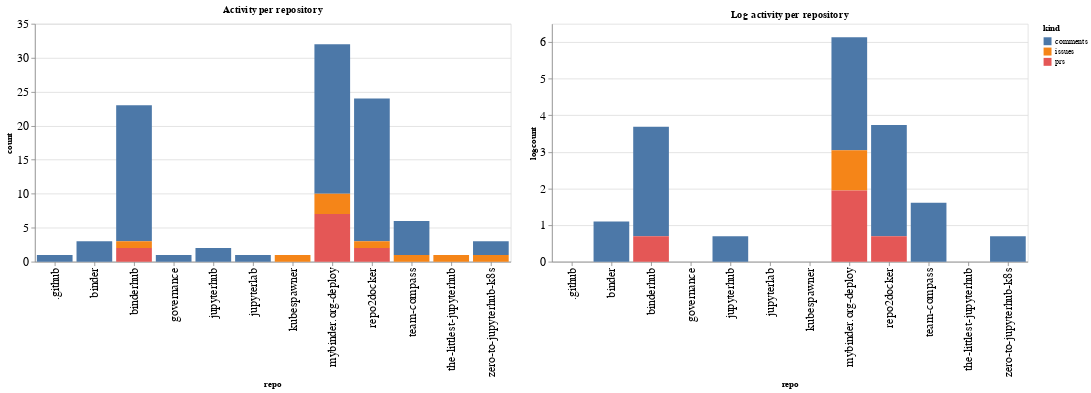

Notebook cell for this chart:
### Code cell
ch1 = alt.Chart(repo_summaries, width=600, title="Activity per repository").mark_bar().encode(
    x='repo',
    y='count',
    color='kind',
    tooltip="kind"
)

ch2 = alt.Chart(repo_summaries, width=600, title="Log activity per repository").mark_bar().encode(
    x='repo',
    y='logcount',
    color='kind',
    tooltip="kind"
)

ch1 | ch2

### Figure 1 — Vega-Lite specification as saved in the notebook (floating-point values rounded to 4 significant figures)
{"config": {"axisLeft": {"labelFontSize": 15}, "axisBottom": {"labelFontSize": 15}}, "hconcat": [{"mark": "bar", "encoding": {"color": {"type": "nominal", "field": "kind"}, "tooltip": {"type": "nominal", "field": "kind"}, "x": {"type": "nominal", "field": "repo"}, "y": {"type": "quantitative", "field": "count"}}, "title": "Activity per repository", "width": 600}, {"mark": "bar", "encoding": {"color": {"type": "nominal", "field": "kind"}, "tooltip": {"type": "nominal", "field": "kind"}, "x": {"type": "nominal", "field": "repo"}, "y": {"type": "quantitative", "field": "logcount"}}, "title": "Log activity per repository", "width": 600}], "data": {"name": "data-d9fbdfab64fcb3f867cdbe58553f5776"}, "$schema": "https://vega.github.io/schema/vega-lite/v4.8.1.json", "datasets": {"data-d9fbdfab64fcb3f867cdbe58553f5776": [{"repo": ".github", "kind": "comments", "count": 1, "logcount": 0.0}, {"repo": "binder", "kind": "comments", "count": 3, "logcount": 1.099}, {"repo": "binderhub", "kind": "comments", "count": 20, "logcount": 2.996}, {"repo": "binderhub", "kind": "issues", "count": 1, "logcount": 0.0}, {"repo": "binderhub", "kind": "prs", "count": 2, "logcount": 0.6931}, {"repo": "governance", "kind": "comments", "count": 1, "logcount": 0.0}, {"repo": "jupyterhub", "kind": "comments", "count": 2, "logcount": 0.6931}, {"repo": "jupyterlab", "kind": "comments", "count": 1, "logcount": 0.0}, {"repo": "kubespawner", "kind": "issues", "count": 1, "logcount": 0.0}, {"repo": "mybinder.org-deploy", "kind": "comments", "count": 22, "logcount": 3.091}, {"repo": "mybinder.org-deploy", "kind": "issues", "count": 3, "logcount": 1.099}, {"repo": "mybinder.org-deploy", "kind": "prs", "count": 7, "logcount": 1.946}, {"repo": "repo2docker", "kind": "comments", "count": 21, "logcount": 3.045}, {"repo": "repo2docker", "kind": "issues", "count": 1, "logcount": 0.0}, {"repo": "repo2docker", "kind": "prs", "count": 2, "logcount": 0.6931}, {"repo": "team-compass", "kind": "comments", "count": 5, "logcount": 1.609}, {"repo": "team-compass", "kind": "issues", "count": 1, "logcount": 0.0}, {"repo": "the-littlest-jupyterhub", "kind": "issues", "count": 1, "logcount": 0.0}, {"repo": "zero-to-jupyterhub-k8s", "kind": "comments", "count": 2, "logcount": 0.6931}, {"repo": "zero-to-jupyterhub-k8s", "kind": "issues", "count": 1, "logcount": 0.0}]}}
